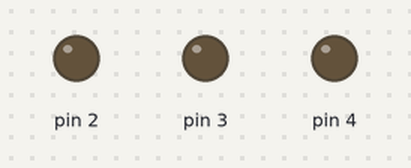
Bench run of a sketch on a simulated Arduino Uno, built with avr-gcc and run on an emulated ATmega328P. Shown: output pins drawn as LEDs (lit = HIGH).

Above: at 0.5 s.
At 3.5 s:
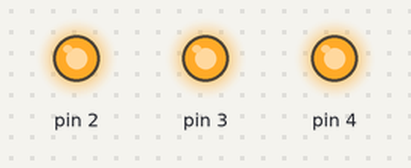
At 5.5 s:
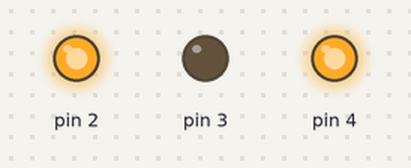
At 7.5 s:
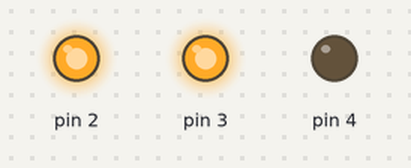
At 10.5 s:
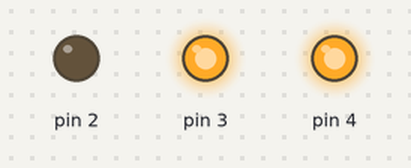
At 14.5 s:
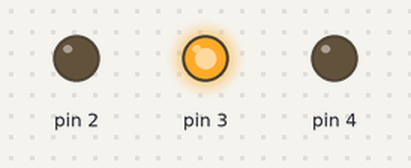
Timing chart, 0 to 15.6 s (numbered marks = the images above):
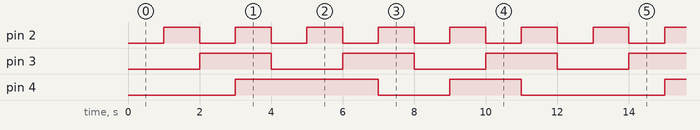

The sketch:

0508_AND_NAND.ino
```cpp
void setup() {
  // put your setup code here, to run once:
  pinMode(2,OUTPUT);
  pinMode(3,OUTPUT);
  pinMode(4,OUTPUT);
}

void loop() {
  // put your main code here, to run repeatedly:

  AND7408(0,0);
  delay(1000);

  AND7408(1,0);
  delay(1000);

  AND7408(0,1);
  delay(1000);

  AND7408(1,1);
  delay(1000);
//---------------------------
  NAND7400(0,0);
  delay(1000);

  NAND7400(1,0);
  delay(1000);

  NAND7400(0,1);
  delay(1000);

  NAND7400(1,1);
  delay(1000);
  //---------------------------
  XORchip(0,0);
  delay(1000);

  XORchip(1,0);
  delay(1000);

  XORchip(0,1);
  delay(1000);

  XORchip(1,1);
  delay(1000);
}

// NAND
void NAND7400(int a, int b){
  if(a){
    digitalWrite(2,HIGH);
  }
  else{
    digitalWrite(2,LOW);
  }
  if(b){
    digitalWrite(3,HIGH);
  }
  else{
    digitalWrite(3,LOW);
  }

  if(!(a & b)){
    digitalWrite(4,HIGH);
  }
  else{
    digitalWrite(4,LOW);
  }
}
//AND
void AND7408(int a, int b){
  if(a){
    digitalWrite(2,HIGH);
  }
  else{
    digitalWrite(2,LOW);
  }
  if(b){
    digitalWrite(3,HIGH);
  }
  else{
    digitalWrite(3,LOW);
  }

  if(a & b){
    digitalWrite(4,HIGH);
  }
  else{
    digitalWrite(4,LOW);
  }
}

//XOR
void XORchip(int a, int b){
  if(a){
    digitalWrite(2,HIGH);
  }
  else{
    digitalWrite(2,LOW);
  }
  if(b){
    digitalWrite(3,HIGH);
  }
  else{
    digitalWrite(3,LOW);
  }

  if(a ^ b){
    digitalWrite(4,HIGH);
  }
  else{
    digitalWrite(4,LOW);
  }
}
```

Measured:
- by itself, pin 2: alternates HIGH for 1.0 s and LOW for 1.0 s
- by itself, pin 3: alternates HIGH for 2.0 s and LOW for 2.0 s
- by itself, pin 4: repeats every 12.0 s: LOW 2.0 s, HIGH 2.0 s, LOW 4.0 s, HIGH 4.0 s
